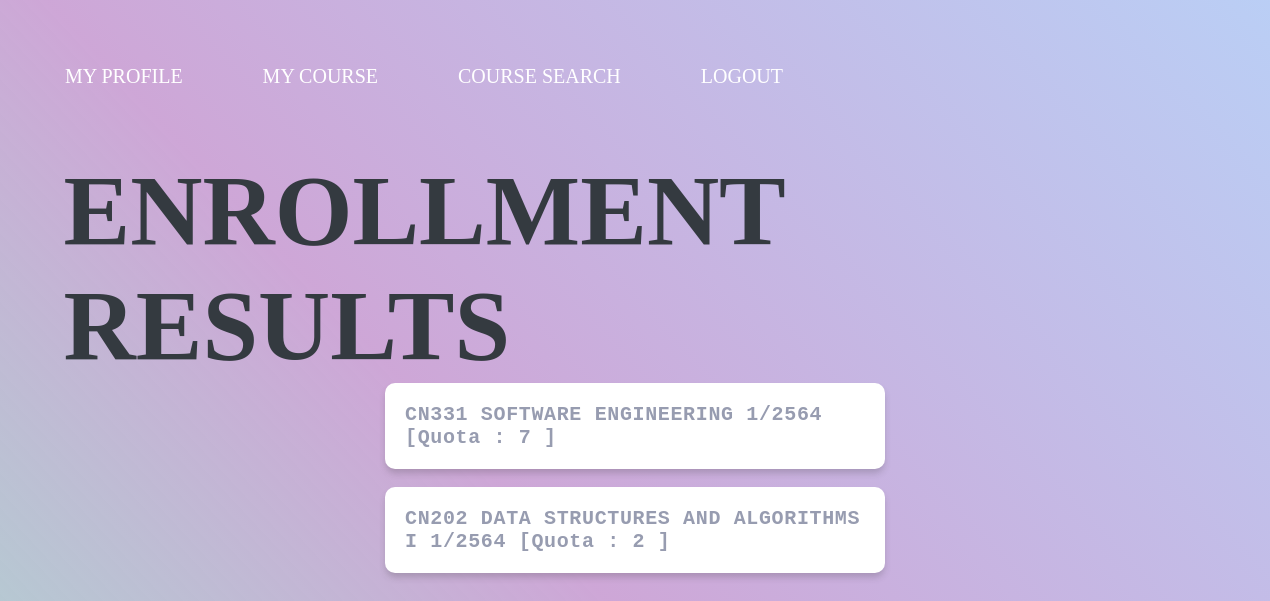
/users/results (signed in), run on the app's committed database.
### regs/models.py (models this page shows)
class Reg(models.Model):
    SEMESTER = (('1', '1'), ('2','2'))
    class Status(models.IntegerChoices):
        Open = 1
        Close = 2
    course_status = models.IntegerField(choices = Status.choices)
    course_code = models.CharField(max_length=5)
    course_name = models.CharField(max_length=128)
    course_semester = models.CharField(max_length=200, choices = SEMESTER)
    course_quota = models.IntegerField()
    students = models.ManyToManyField(User, blank=True, related_name ="user_student")
    def __str__(self):
        if self.course_quota-self.students.all().count() == 0:
            return f"{self.course_code} {self.course_name} {self.course_semester}/{datetime.date.today().year+543}  [Quota : FULL ]"
        return f"{self.course_code} {self.course_name} {self.course_semester}/{datetime.date.today().year+543}  [Quota : {self.course_quota-self.students.all().count()} ]"

### users/views.py (the view)
# urls.py: path('results', views.results, name="results"),
def results(request):
    courselist = []
    for c in Reg.objects.all():
        if request.user in c.students.all():
            courselist.append(c)
    return render(request, "users/result.html",{
            "courselist": courselist
    })

### users/templates/users/result.html
{% extends "regs/layout.html" %}
{% load static %}
{% block body %}
<link rel="stylesheet" type="text/css" href="{% static '/css/course_styles.css' %}">
<header><h1>Enrollment<br>results</h1></header>
{% for reg in courselist %}
    <article class="ar"><a class="course" href="{% url 'regs:reg' reg.id %}">{{ reg }}</a></article><br>
{% endfor %}
{% endblock %}

### regs/static/css/nav.css (style rules this page uses)
* { margin:0; padding:0; }

### regs/static/css/course_styles.css (style rules this page uses)
* { box-sizing:border-box; margin: auto; }
body { background: rgb(140,193,189); background: linear-gradient(47deg, rgba(140,193,189,0.7) 0%, rgba(157,79,175,0.5) 40%, rgba(118,158,235,0.5) 100%); height: 100vh; }
h1 { position: relative; top: 20%; left: 5%; text-transform: uppercase; font-size: 100px; font-weight: 700; margin: auto; color: #343A40; }
.ar { margin: auto; max-width: 500px; width: 100%; align-items: center; padding: 20px; overflow: hidden; border-radius: 10px; box-shadow: 0 5px 7px -1px rgba(51, 51, 51, 0.23); cursor: pointer; transition: transform .25s cubic-bezier(.7,.98,.86,.98), box-shadow .25s cubic-bezier(.7,.98,.86,.98); background-color: #fff; }
.course { text-decoration: none; color: #979cb0; font-family: monospace; font-weight: 600; font-size: 20px; letter-spacing: 0.64px; }

### data on the page
Reg: course_quota+id+course_code "CN331 SOFTWARE ENGINEERING 1/2564 [Quota : 7 ]"
Reg: course_quota+id+course_code "CN202 DATA STRUCTURES AND ALGORITHMS I 1/2564 [Quota : 2 ]"
